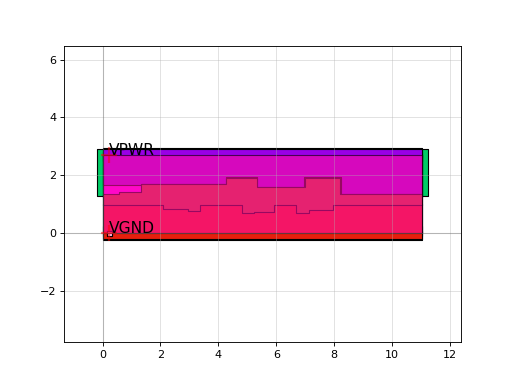

Write the Python code that produced this figure.
import sky130

c = sky130.components.sky130_fd_sc_hd__sdfxtp_4()
c.plot()
